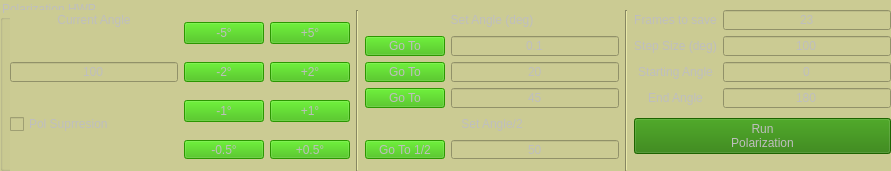
         <widget class="QGroupBox" name="polarization_control">
          <property name="enabled">
           <bool>false</bool>
          </property>
          <property name="geometry">
           <rect>
            <x>0</x>
            <y>0</y>
            <width>891</width>
            <height>171</height>
           </rect>
          </property>
          <property name="styleSheet">
           <string notr="true">background-color: rgb(203,203,147);</string>
          </property>
          <property name="title">
           <string>Polarization HWP</string>
          </property>
          <widget class="QWidget" name="layoutWidget">
           <property name="geometry">
            <rect>
             <x>10</x>
             <y>10</y>
             <width>881</width>
             <height>161</height>
            </rect>
           </property>
           <layout class="QGridLayout" name="gridLayout_8" rowstretch="0,0,0,0,0,0,0,0">
            <item row="0" column="7">
             <widget class="QLabel" name="label_5">
              <property name="text">
               <string>Frames to save</string>
              </property>
              <property name="alignment">
               <set>Qt::AlignCenter</set>
              </property>
             </widget>
            </item>
            <item row="0" column="0">
             <widget class="QLabel" name="label_59">
              <property name="text">
               <string>Current Angle</string>
              </property>
              <property name="alignment">
               <set>Qt::AlignCenter</set>
              </property>
             </widget>
            </item>
            <item row="0" column="8">
             <widget class="QLineEdit" name="fss_frames">
              <property name="toolTip">
               <string>Number of spectras taken for Polarization measurement.</string>
              </property>
              <property name="text">
               <string>23</string>
              </property>
              <property name="alignment">
               <set>Qt::AlignCenter</set>
              </property>
             </widget>
            </item>
            <item row="0" column="3" rowspan="8">
             <widget class="Line" name="line">
              <property name="orientation">
               <enum>Qt::Vertical</enum>
              </property>
             </widget>
            </item>
            <item row="2" column="0">
             <widget class="QLineEdit" name="curr_fss">
              <property name="enabled">
               <bool>false</bool>
              </property>
              <property name="toolTip">
               <string>Current angle of HWP</string>
              </property>
              <property name="text">
               <string>100</string>
              </property>
              <property name="alignment">
               <set>Qt::AlignCenter</set>
              </property>
             </widget>
            </item>
            <item row="2" column="1">
             <widget class="QPushButton" name="fss_m2">
              <property name="toolTip">
               <string>Moves collection HWP by 2deg in negative direction.</string>
              </property>
              <property name="toolTipDuration">
               <number>2000</number>
              </property>
              <property name="styleSheet">
               <string notr="true">background-color: rgb(52, 184, 0);</string>
              </property>
              <property name="text">
               <string>-2°</string>
              </property>
             </widget>
            </item>
            <item row="1" column="5">
             <widget class="QLineEdit" name="fss_angle_1">
              <property name="text">
               <string>0.1</string>
              </property>
              <property name="alignment">
               <set>Qt::AlignCenter</set>
              </property>
             </widget>
            </item>
            <item row="2" column="2">
             <widget class="QPushButton" name="fss_p2">
              <property name="toolTip">
               <string>Moves collection HWP by 2deg in positive direction.</string>
              </property>
              <property name="toolTipDuration">
               <number>2000</number>
              </property>
              <property name="styleSheet">
               <string notr="true">background-color: rgb(52, 184, 0);</string>
              </property>
              <property name="text">
               <string>+2°</string>
              </property>
             </widget>
            </item>
            <item row="0" column="4" colspan="2">
             <widget class="QLabel" name="label_16">
              <property name="toolTip">
               <string>Moves collection HWP to Angle marked.</string>
              </property>
              <property name="text">
               <string>Set Angle (deg)</string>
              </property>
              <property name="alignment">
               <set>Qt::AlignCenter</set>
              </property>
             </widget>
            </item>
            <item row="2" column="5">
             <widget class="QLineEdit" name="fss_angle_2">
              <property name="text">
               <string>20</string>
              </property>
              <property name="alignment">
               <set>Qt::AlignCenter</set>
              </property>
             </widget>
            </item>
            <item row="2" column="4">
             <widget class="QPushButton" name="fss_goto_2">
              <property name="styleSheet">
               <string notr="true">background-color: rgb(52, 184, 0);</string>
              </property>
              <property name="text">
               <string>Go To</string>
              </property>
             </widget>
            </item>
            <item row="1" column="4">
             <widget class="QPushButton" name="fss_goto_1">
              <property name="toolTip">
               <string/>
              </property>
              <property name="styleSheet">
               <string notr="true">background-color: rgb(52, 184, 0);</string>
              </property>
              <property name="text">
               <string>Go To</string>
              </property>
             </widget>
            </item>
            <item row="0" column="6" rowspan="8">
             <widget class="Line" name="line_5">
              <property name="orientation">
               <enum>Qt::Vertical</enum>
              </property>
             </widget>
            </item>
            <item row="0" column="1" rowspan="2">
             <widget class="QPushButton" name="fss_m5">
              <property name="toolTip">
               <string>Moves collection HWP by 5deg in degative direction.</string>
              </property>
              <property name="toolTipDuration">
               <number>2000</number>
              </property>
              <property name="styleSheet">
               <string notr="true">background-color: rgb(52, 184, 0);</string>
              </property>
              <property name="text">
               <string>-5°</string>
              </property>
             </widget>
            </item>
            <item row="0" column="2" rowspan="2">
             <widget class="QPushButton" name="fss_p5">
              <property name="toolTip">
               <string>Moves collection HWP by 5deg in positive direction.</string>
              </property>
              <property name="toolTipDuration">
               <number>2000</number>
              </property>
              <property name="styleSheet">
               <string notr="true">background-color: rgb(52, 184, 0);</string>
              </property>
              <property name="text">
               <string>+5°</string>
              </property>
             </widget>
            </item>
            <item row="3" column="1" rowspan="2">
             <widget class="QPushButton" name="fss_m1">
              <property name="toolTip">
               <string>Moves collection HWP by 2deg in negative direction.</string>
              </property>
              <property name="toolTipDuration">
               <number>2000</number>
              </property>
              <property name="styleSheet">
               <string notr="true">background-color: rgb(52, 184, 0);</string>
              </property>
              <property name="text">
               <string>-1°</string>
              </property>
             </widget>
            </item>
            <item row="3" column="2" rowspan="2">
             <widget class="QPushButton" name="fss_p1">
              <property name="toolTip">
               <string>Moves collection HWP by 1deg in positive direction.</string>
              </property>
              <property name="toolTipDuration">
               <number>2000</number>
              </property>
              <property name="styleSheet">
               <string notr="true">background-color: rgb(52, 184, 0);</string>
              </property>
              <property name="text">
               <string>+1°</string>
              </property>
             </widget>
            </item>
            <item row="3" column="4">
             <widget class="QPushButton" name="fss_goto_3">
              <property name="styleSheet">
               <string notr="true">background-color: rgb(52, 184, 0);</string>
              </property>
              <property name="text">
               <string>Go To</string>
              </property>
             </widget>
            </item>
            <item row="3" column="5">
             <widget class="QLineEdit" name="fss_angle_3">
              <property name="text">
               <string>45</string>
              </property>
              <property name="alignment">
               <set>Qt::AlignCenter</set>
              </property>
             </widget>
            </item>
            <item row="1" column="7">
             <widget class="QLabel" name="label_8">
              <property name="text">
               <string>Step Size (deg)</string>
              </property>
              <property name="alignment">
               <set>Qt::AlignCenter</set>
              </property>
             </widget>
            </item>
            <item row="1" column="8">
             <widget class="QLineEdit" name="fss_step">
              <property name="enabled">
               <bool>false</bool>
              </property>
              <property name="toolTip">
               <string>Step size used for polarization measurement (deg).</string>
              </property>
              <property name="text">
               <string>100</string>
              </property>
              <property name="alignment">
               <set>Qt::AlignCenter</set>
              </property>
             </widget>
            </item>
            <item row="2" column="7">
             <widget class="QLabel" name="label_6">
              <property name="text">
               <string>Starting Angle</string>
              </property>
              <property name="alignment">
               <set>Qt::AlignCenter</set>
              </property>
             </widget>
            </item>
            <item row="2" column="8">
             <widget class="QLineEdit" name="fss_i">
              <property name="toolTip">
               <string>Starting Angle for Polarization Measurement</string>
              </property>
              <property name="text">
               <string>0</string>
              </property>
              <property name="alignment">
               <set>Qt::AlignCenter</set>
              </property>
             </widget>
            </item>
            <item row="3" column="7">
             <widget class="QLabel" name="label_7">
              <property name="text">
               <string>End Angle</string>
              </property>
              <property name="alignment">
               <set>Qt::AlignCenter</set>
              </property>
             </widget>
            </item>
            <item row="3" column="8">
             <widget class="QLineEdit" name="fss_end">
              <property name="toolTip">
               <string>End Angle for Polarization measurent.</string>
              </property>
              <property name="text">
               <string>180</string>
              </property>
              <property name="alignment">
               <set>Qt::AlignCenter</set>
              </property>
             </widget>
            </item>
            <item row="4" column="4" colspan="2">
             <widget class="QLabel" name="label_17">
              <property name="text">
               <string>Set Angle/2</string>
              </property>
              <property name="alignment">
               <set>Qt::AlignCenter</set>
              </property>
             </widget>
            </item>
            <item row="5" column="4">
             <widget class="QPushButton" name="fss_goto_4">
              <property name="toolTip">
               <string>Moves HWP to Angle marked divided by 2.</string>
              </property>
              <property name="styleSheet">
               <string notr="true">background-color: rgb(52, 184, 0);</string>
              </property>
              <property name="text">
               <string>Go To 1/2</string>
              </property>
             </widget>
            </item>
            <item row="5" column="5">
             <widget class="QLineEdit" name="fss_angle_4">
              <property name="text">
               <string>50</string>
              </property>
              <property name="alignment">
               <set>Qt::AlignCenter</set>
              </property>
             </widget>
            </item>
            <item row="5" column="2">
             <widget class="QPushButton" name="fss_p05">
              <property name="toolTip">
               <string>Moves collection HWP by0. 5deg in positive direction.</string>
              </property>
              <property name="toolTipDuration">
               <number>2000</number>
              </property>
              <property name="styleSheet">
               <string notr="true">background-color: rgb(52, 184, 0);</string>
              </property>
              <property name="text">
               <string>+0.5°</string>
              </property>
             </widget>
            </item>
            <item row="5" column="1">
             <widget class="QPushButton" name="fss_m05">
              <property name="toolTip">
               <string>Moves collection HWP by 0.5deg in negative direction.</string>
              </property>
              <property name="toolTipDuration">
               <number>2000</number>
              </property>
              <property name="styleSheet">
               <string notr="true">background-color: rgb(52, 184, 0);</string>
              </property>
              <property name="text">
               <string>-0.5°</string>
              </property>
             </widget>
            </item>
            <item row="4" column="7" rowspan="2" colspan="2">
             <widget class="QPushButton" name="fss_button">
              <property name="toolTip">
               <string>Starts Polarization measurement.</string>
              </property>
              <property name="styleSheet">
               <string notr="true">background-color: rgb(35, 122, 0)</string>
              </property>
              <property name="text">
               <string>Run
Polarization</string>
              </property>
             </widget>
            </item>
            <item row="4" column="0">
             <widget class="QCheckBox" name="pol_sup_check">
              <property name="text">
               <string>Pol Suprresion</string>
              </property>
             </widget>
            </item>
           </layout>
          </widget>
         </widget>
